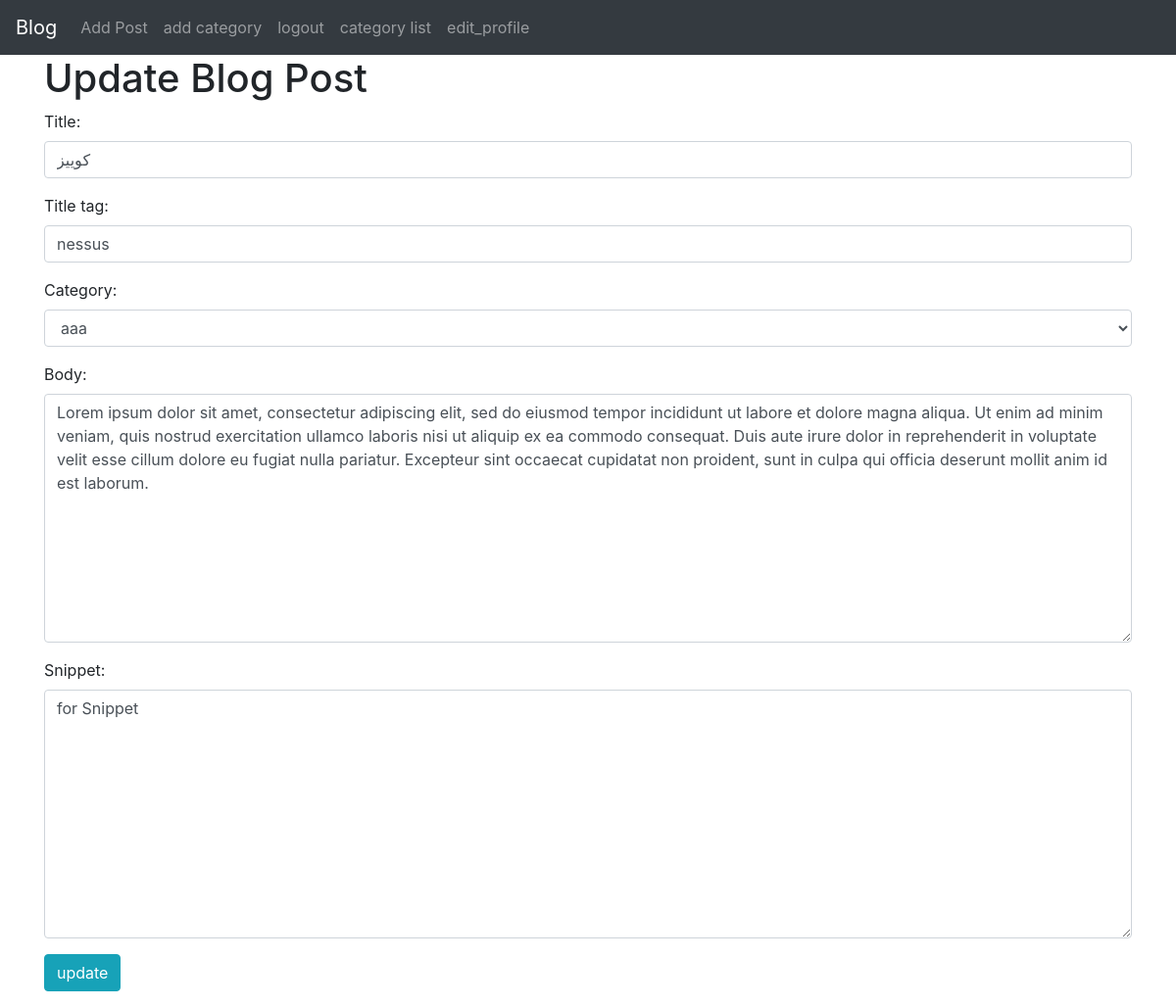
The page /article/update/5 (signed in) on the database as committed earlier.
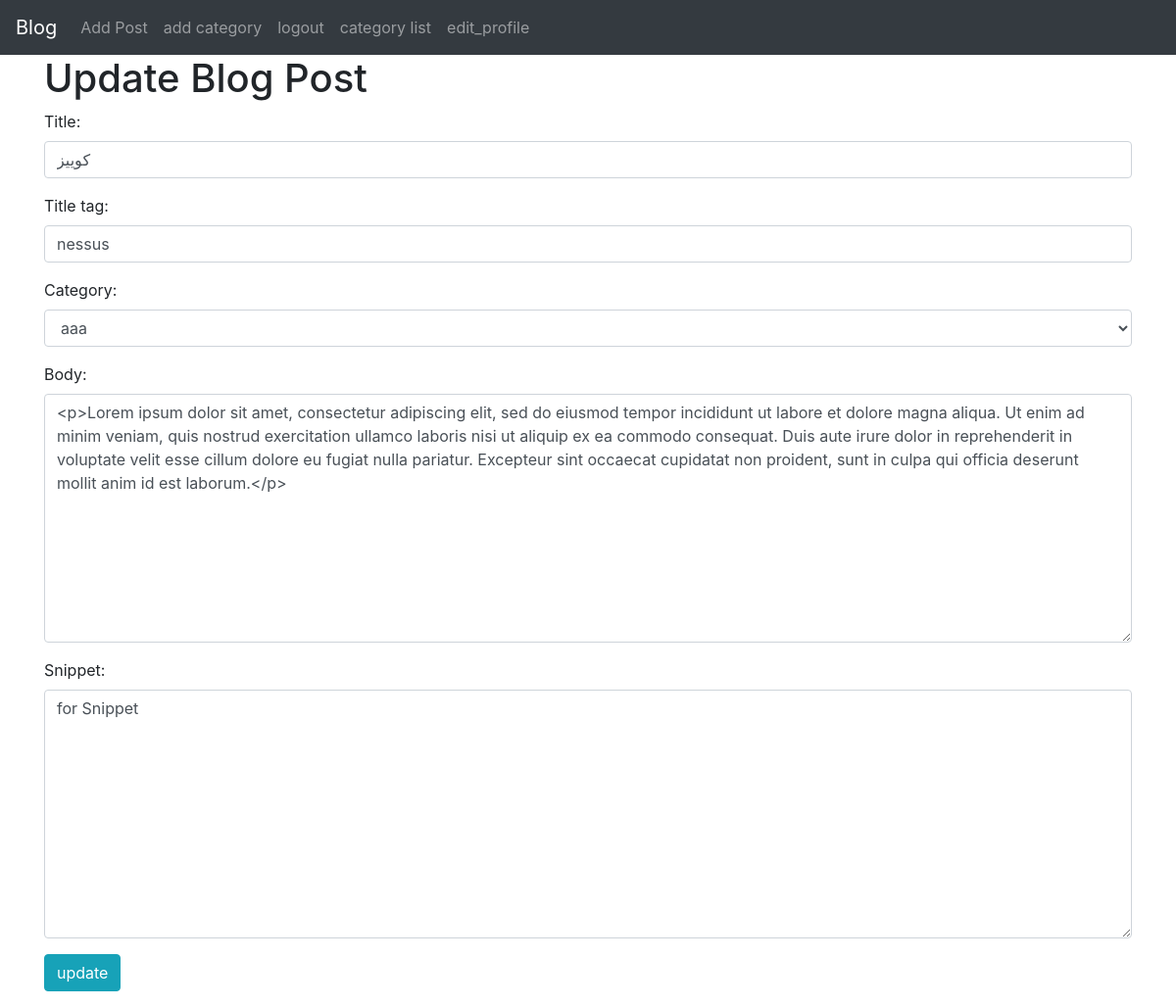
The same page on the database as committed later.
### MyBlog/models.py (models this page shows, shortened)
class Post(models.Model):
    title = models.CharField(max_length=260)
    title_tag = models.CharField(max_length=250)
    author = models.ForeignKey(User, on_delete=models.CASCADE)
    body = RichTextField(blank=True, null=True)
    post_date = models.DateField(auto_now_add=True)
    category = models.CharField(max_length=260, default=None)
    snippet = models.CharField(max_length=260, default='for Snippet')
    likes = models.ManyToManyField(User, related_name='blog_post')

### MyBlog/views.py (the view)
# urls.py: path('article/update/<int:pk>', UpdatePostView.as_view(), name="update_post"),
class UpdatePostView(UpdateView):
    model = Post
    template_name = 'Update_post.html'
    form_class = EditForm

### MyBlog/forms.py
class EditForm(forms.ModelForm):
    class Meta:
        model = Post
        fields = ('title', 'title_tag', 'category', 'body', 'snippet')
        widgets = {
            'title': forms.TextInput(attrs={'class': 'form-control'}),
            'title_tag': forms.TextInput(attrs={'class': 'form-control'}),
            'body': forms.Textarea(attrs={'class': 'form-control'}),
            'category': forms.Select(choices=choices_list, attrs={'class': 'form-control'}),
            'snippet': forms.Textarea(attrs={'class': 'form-control'}),
        }

### templates/Update_post.html (shortened to what this page needs)
{% extends 'base.html' %}
{% load static %}
{% block content %}
    {% if user.is_authenticated %}
        {% if user.is_authenticated %}
            <h1>Update Blog Post</h1>
            <form method="post">
                <div class="form-group">
                    {{ form.as_p }}
                    <button class="btn btn-info">update</button>
                </div>
            </form>
        {% else %}
            you are not allow
        {% endif %}
    {% endif %}
{% endblock %}

Rows that differ between the two databases and show on the page:
changed Post "کوییز": body "Lorem ipsum dolor sit amet, consectetur adipiscing elit, sed do eiusmod tempor incididunt ut labore et dolore magna aliqua. Ut enim ad minim veniam, quis nostrud exercitation ullamco laboris nisi ut aliquip ex ea commodo consequat. Duis aute irure dolor in reprehenderit in voluptate velit esse cillum dolore eu fugiat nulla pariatur. Excepteur sint occaecat cupidatat non proident, sunt in culpa qui officia deserunt mollit anim id est laborum." → "<p>Lorem ipsum dolor sit amet, consectetur adipiscing elit, sed do eiusmod tempor incididunt ut labore et dolore magna aliqua. Ut enim ad minim veniam, quis nostrud exercitation ullamco laboris nisi ut aliquip ex ea commodo consequat. Duis aute irure dolor in reprehenderit in voluptate velit esse cillum dolore eu fugiat nulla pariatur. Excepteur sint occaecat cupidatat non proident, sunt in culpa qui officia deserunt mollit anim id est laborum.</p>"
